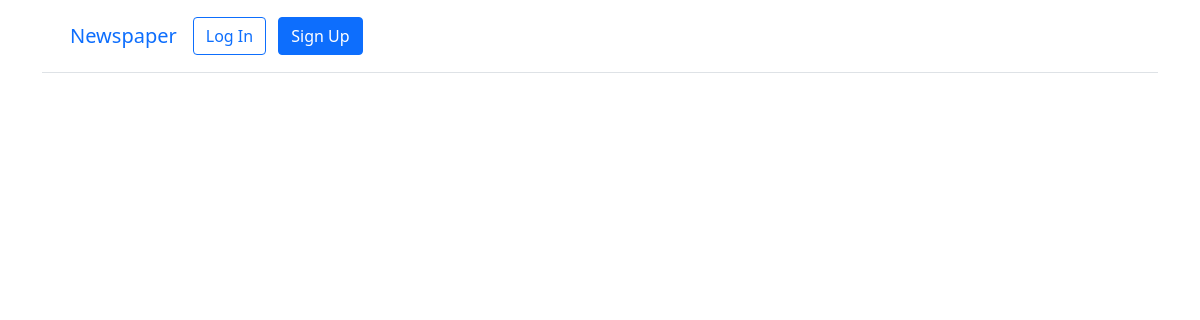
The page /articals/ on the database as committed earlier.
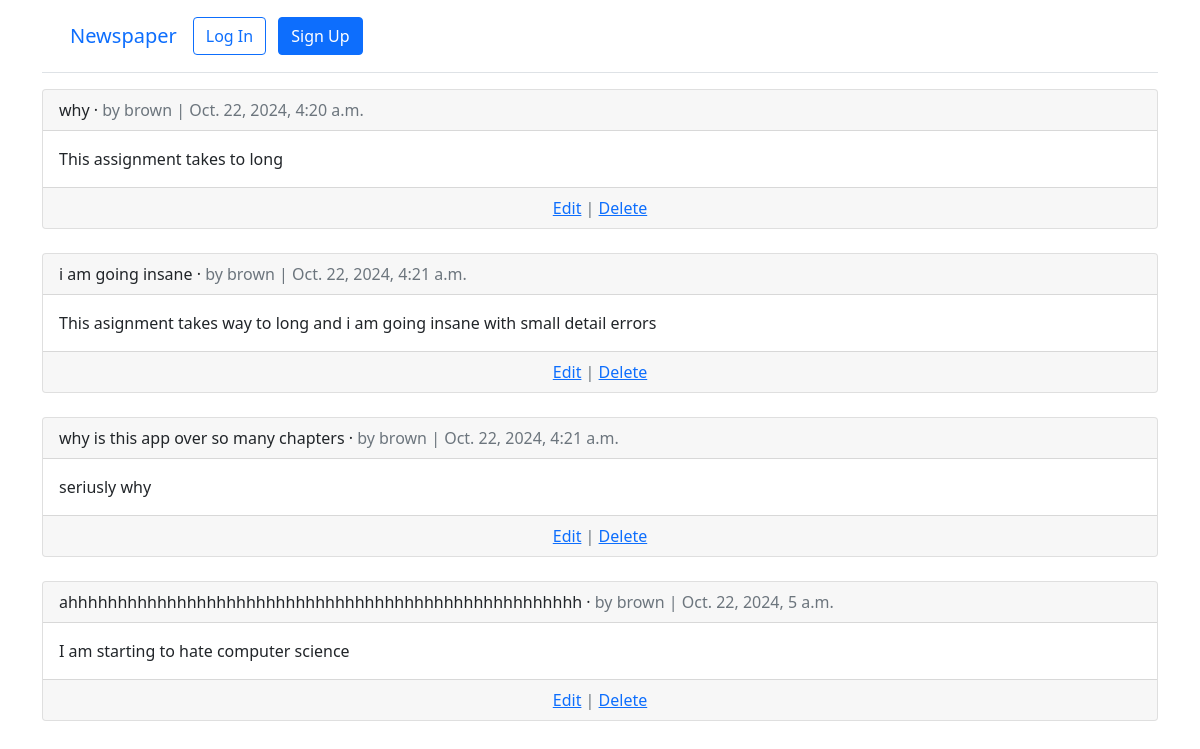
The same page on the database as committed later.
### articals/models.py (models this page shows, shortened)
class Article(models.Model):
    title = models.CharField(max_length=255)
    body = models.TextField()
    date = models.DateTimeField(auto_now_add=True)
    author = models.ForeignKey(
        settings.AUTH_USER_MODEL,
        on_delete=models.CASCADE,
    )
    def get_absolute_url(self):
        return reverse("article_detail", kwargs={"pk": self.pk})

### accounts/models.py (models this page shows)
class CustomUser(AbstractUser):
    age = models.PositiveIntegerField(null=True, blank = True)

### articals/views.py (the view)
# urls.py: path("", ArticleListView.as_view(), name="article_list"),
class ArticleListView(ListView):
    model = Article
    template_name = "artical_list.html"

### Templates/artical_list.html (shortened to what this page needs)
{% extends "base.html" %}
{% block content %}
{% for article in article_list %}
  <div class="card">
    <div class="card-header">
      <span class="font-weight-bold"><a herf="{{article.get_absolute_url}}">{{ article.title }}</a></span> &middot;
      <span class="text-muted">by {{ article.author }} |
      {{ article.date }}</span>
    </div>
    <div class="card-body">
      {{ article.body }}
    </div>
    <div class="card-footer text-center text-muted">
        <a href="{% url 'article_edit' article.pk %}">Edit</a> |
        <a href="{% url 'article_delete' article.pk %}">Delete</a>
    </div>
  </div>
  <br />
{% endfor %}
{% endblock content %}

### Templates/base.html (shortened to what this page needs)
<!DOCTYPE html>
<html>
<head>
  <link href="https://cdn.jsdelivr.net/npm/bootstrap@5.1.3/dist/css/bootstrap.min.css" rel="stylesheet"
>
</head>
<body>
  <div class="container">
    <header class="p-3 mb-3 border-bottom">
      <div class="container">
        <div class="d-flex flex-wrap align-items-center justify-content-center
          justify-content-lg-start">
          <a class="navbar-brand" href="{% url 'home' %}">Newspaper</a>
          <ul class="nav col-12 col-lg-auto me-lg-auto mb-2 justify-content-center
            mb-md-0">
            {% if user.is_authenticated %}
            <li><a href="{%url 'article_new'%}" class="nav-link px-2 link-dark">+ New</a></li>
          </ul>
          <div class="dropdown text-end">
            <a href="#" class="d-block link-dark text-decoration-none dropdown-toggle" id="dropdownUser1"
              data-bs-toggle="dropdown" aria-expanded="false">
              {{ user.username }}
            </a>
            <ul class="dropdown-menu text-small" aria-labelledby="dropdownUser1">
              <li><a class="dropdown-item" href="{% url 'password_change'%}">
                  Change password</a></li>
              <li><a class="dropdown-item" href="{% url 'logout' %}">Log Out</a>
              </li>
            </ul>
          </div>
          {% else %}
          <div class="text-end">
            <a href="{% url 'login' %}" class="btn btn-outline-primary me-2">Log
              In</a>
            <a href="{% url 'signup' %}" class="btn btn-primary">Sign Up</a>
          </div>
          {% endif %}
        </div>
      </div>
    </header>
    <main>
      {% block content %}
      {% endblock content %}
    </main>
  </div>
</body>
</html>

Rows that differ between the two databases and show on the page:
added Article: title "why", author "brown", date "Oct. 22, 2024, 4:20 a.m.", body "This assignment takes to long"
added Article: title "i am going insane", author "brown", date "Oct. 22, 2024, 4:21 a.m.", body "This asignment takes way to long and i am going insane with small detail errors"
added Article: title "why is this app over so many chapters", author "brown", date "Oct. 22, 2024, 4:21 a.m.", body "seriusly why"
added Article: title "ahhhhhhhhhhhhhhhhhhhhhhhhhhhhhhhhhhhhhhhhhhhhhhhhhhhh", author "brown", date "Oct. 22, 2024, 5 a.m.", body "I am starting to hate computer science"
